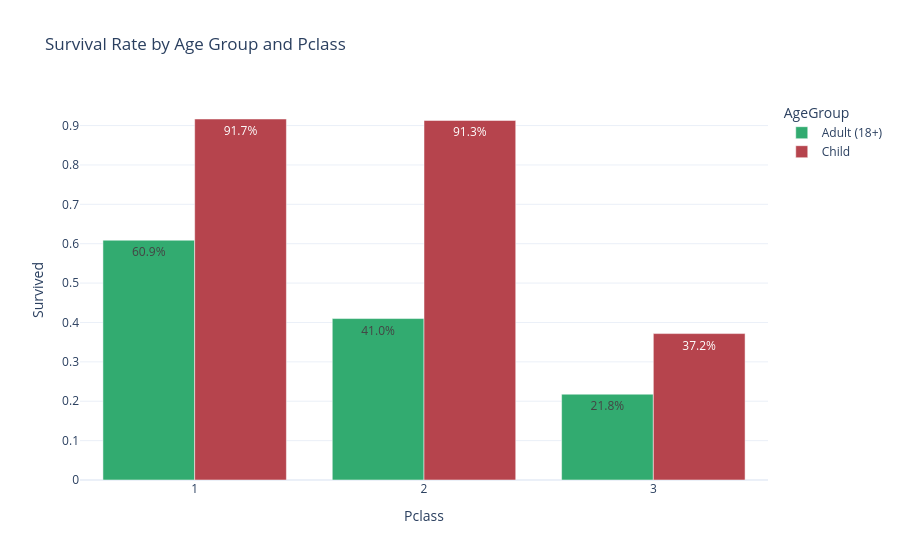

The code cell stored with this chart in its notebook:
### Code cell
import numpy as np
import plotly.express as px

df['AgeGroup'] = np.where(df['Age'] < 18, 'Child', 'Adult (18+)')
resume_child = df.groupby(['Pclass', 'AgeGroup'] , as_index=False)['Survived'].mean()  
print(resume_child)

fig = px.bar(
    resume_child,
    x='Pclass',
    y='Survived',
    color='AgeGroup',
    barmode='group',
    text_auto='.1%',
    title='Survival Rate by Age Group and Pclass',
    template='plotly_white',
    color_discrete_sequence=["#32AB70","#B6444D"]
)   
fig.show()

### Figure 1 — Plotly figure (JSON) as saved in the notebook; plotly's stock layout.template omitted (floating-point values rounded to 4 significant figures)
{"data": [{"alignmentgroup": "True", "hovertemplate": "AgeGroup=Adult (18+)<br>Pclass=%{x}<br>Survived=%{y}<extra></extra>", "legendgroup": "Adult (18+)", "marker": {"color": "#32AB70", "pattern": {"shape": ""}}, "name": "Adult (18+)", "offsetgroup": "Adult (18+)", "orientation": "v", "showlegend": true, "textposition": "auto", "texttemplate": "%{y:.1%}", "type": "bar", "x": [1, 2, 3], "xaxis": "x", "y": [0.6089, 0.4099, 0.2179], "yaxis": "y"}, {"alignmentgroup": "True", "hovertemplate": "AgeGroup=Child<br>Pclass=%{x}<br>Survived=%{y}<extra></extra>", "legendgroup": "Child", "marker": {"color": "#B6444D", "pattern": {"shape": ""}}, "name": "Child", "offsetgroup": "Child", "orientation": "v", "showlegend": true, "textposition": "auto", "texttemplate": "%{y:.1%}", "type": "bar", "x": [1, 2, 3], "xaxis": "x", "y": [0.9167, 0.913, 0.3718], "yaxis": "y"}], "layout": {"barmode": "group", "legend": {"title": {"text": "AgeGroup"}, "tracegroupgap": 0}, "title": {"text": "Survival Rate by Age Group and Pclass"}, "xaxis": {"anchor": "y", "domain": [0, 1], "title": {"text": "Pclass"}}, "yaxis": {"anchor": "x", "domain": [0, 1], "title": {"text": "Survived"}}}}
